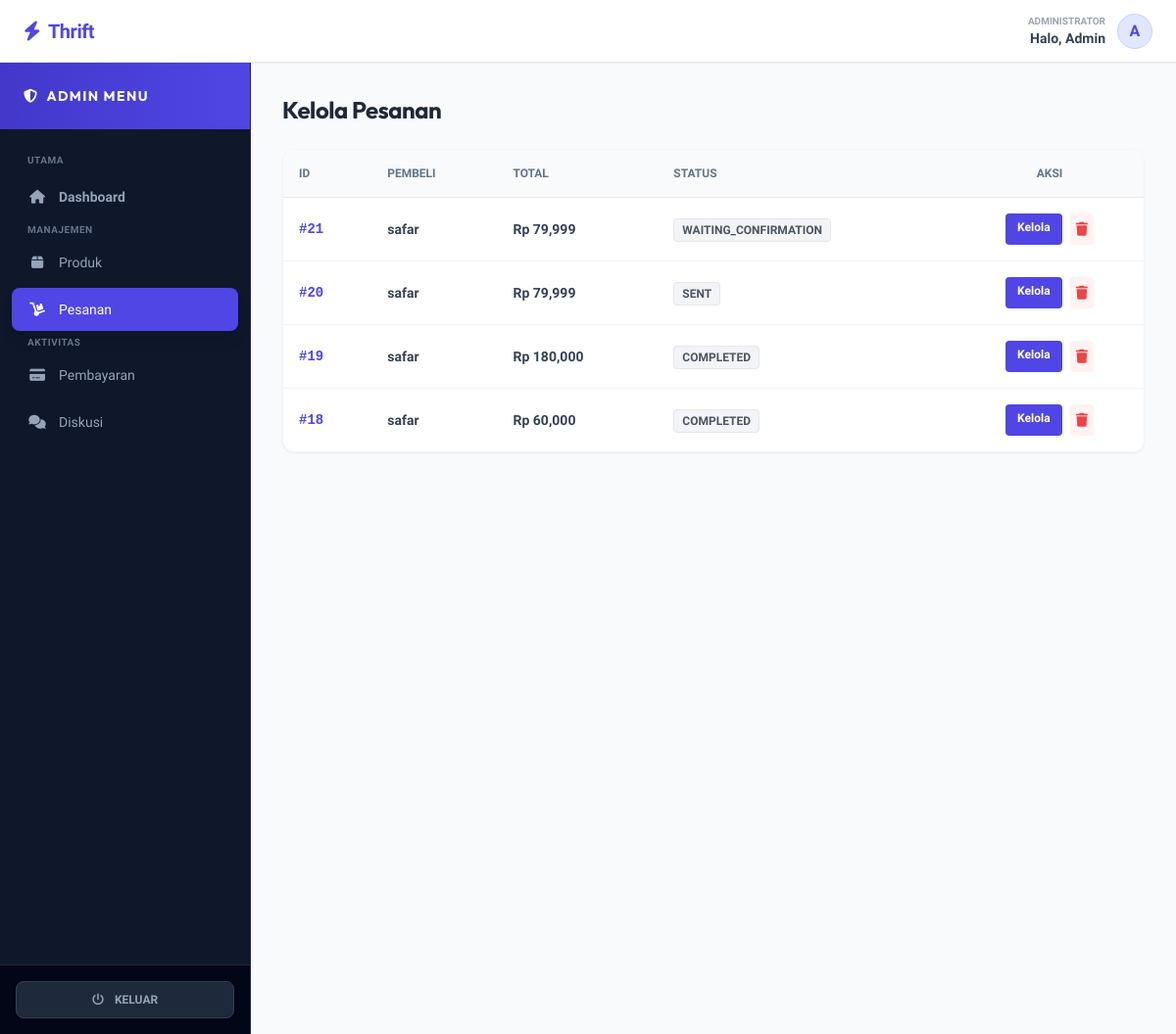
Page /admin/orders (signed in) on the committed database.
### tables this page shows
CREATE TABLE `orders` (
  `id` int(11) NOT NULL,
  `user_id` int(11) NOT NULL,
  `total_price` decimal(10,2) NOT NULL,
  `status` enum('pending','waiting_confirmation','packed','sent','completed','cancelled') DEFAULT 'pending',
  `shipping_address` text DEFAULT NULL,
  `tracking_number` varchar(100) DEFAULT NULL,
  `created_at` timestamp NOT NULL DEFAULT current_timestamp(),
  `payment_method` varchar(50) DEFAULT 'Transfer Bank'
);

CREATE TABLE `users` (
  `id` int(11) NOT NULL,
  `name` varchar(100) NOT NULL,
  `email` varchar(100) NOT NULL,
  `password` varchar(255) NOT NULL,
  `role` enum('admin','user') DEFAULT 'user',
  `created_at` timestamp NOT NULL DEFAULT current_timestamp(),
  `phone` varchar(20) DEFAULT NULL,
  `address` text DEFAULT NULL
);

### app/Controllers/AdminController.php (called while the page is built, shortened)
<?php
class AdminController {
    public function orders() {
        $db = (new Database())->getConnection();
        $stmt = $db->query("SELECT orders.*, users.name as user_name FROM orders JOIN users ON orders.user_id = users.id ORDER BY created_at DESC");
        $orders = $stmt->fetchAll(PDO::FETCH_ASSOC);
        require_once ROOT_PATH . '/views/admin/orders/index.php';
    }
}
?>

### public/index.php (called while the page is built, shortened)
<?php
require_once ROOT_PATH . '/app/Controllers/AdminController.php';
$router = new Router();
$router->add('/', 'HomeController', 'index');
$router->add('/product', 'ProductController', 'detail');
$router->add('/login', 'AuthController', 'login');
$router->add('/register', 'AuthController', 'register');
$router->add('/logout', 'AuthController', 'logout');
$router->add('/account', 'AuthController', 'account');
$router->add('/orders', 'AuthController', 'orders');
$router->add('/profile/edit', 'AuthController', 'editProfile');
$router->add('/profile/update', 'AuthController', 'updateProfile');
$router->add('/cart', 'CartController', 'index');
$router->add('/cart/add', 'CartController', 'add');
$router->add('/cart/remove', 'CartController', 'remove');
$router->add('/cart/clear', 'CartController', 'clear');
$router->add('/cart/buy-now', 'CartController', 'buyNow');
$router->add('/checkout', 'CartController', 'checkout');
$router->add('/checkout/process', 'CartController', 'processCheckout');
$router->add('/payment', 'CartController', 'payment');
$router->add('/order/confirm-payment', 'CartController', 'confirmPayment');
$router->add('/wishlist', 'WishlistController', 'index');
$router->add('/wishlist/toggle', 'WishlistController', 'toggle');
$router->add('/discussion/send', 'DiscussionController', 'send');
$router->add('/review/submit', 'ReviewController', 'submit');
$router->add('/admin', 'AdminController', 'index');
$router->add('/admin/products', 'AdminController', 'products');
$router->add('/admin/create', 'AdminController', 'create');
$router->add('/admin/store', 'AdminController', 'store');
$router->add('/admin/edit', 'AdminController', 'edit');
$router->add('/admin/update', 'AdminController', 'update');
$router->add('/admin/delete', 'AdminController', 'delete');
$router->add('/admin/orders', 'AdminController', 'orders');
$router->add('/admin/order-detail', 'AdminController', 'orderDetail');
$router->add('/admin/order-update', 'AdminController', 'updateOrder');
$router->add('/admin/delete-order', 'AdminController', 'deleteOrder');
$router->add('/admin/order/accept', 'AdminController', 'acceptPayment');
$router->add('/admin/payments', 'AdminController', 'payments');
$router->add('/admin/payments/create', 'AdminController', 'createPayment');
$router->add('/admin/payments/store', 'AdminController', 'storePayment');
$router->add('/admin/payments/edit', 'AdminController', 'editPayment');
$router->add('/admin/payments/update', 'AdminController', 'updatePayment');
$router->add('/admin/payments/delete', 'AdminController', 'deletePayment');
$router->add('/admin/discussions', 'AdminController', 'discussions');
$router->add('/admin/reply', 'AdminController', 'replyChat');
$router->dispatch($_SERVER['REQUEST_URI']);
?>

### views/admin/orders/index.php (the view, shortened to what this page needs)
<?php include ROOT_PATH . '/views/layouts/header.php'; ?>
<div class="flex h-screen pt-16 bg-gray-50 overflow-hidden">
    <?php include ROOT_PATH . '/views/layouts/admin_sidebar.php'; ?>
    <div class="flex-1 flex flex-col lg:ml-64 h-full relative w-full overflow-y-auto custom-scroll">
        <main class="flex-1 p-4 md:p-8 fade-in pb-24">
            <h1 class="text-xl md:text-2xl font-bold text-gray-800 mb-6">Kelola Pesanan</h1>
            <div class="bg-white rounded-xl shadow-sm border border-slate-100 overflow-hidden">
                <div class="overflow-x-auto">
                    <table class="w-full text-left border-collapse min-w-[800px]">
                        <thead class="bg-slate-50 text-slate-500 text-xs uppercase font-bold border-b">
                            <tr><th class="p-4">ID</th><th class="p-4">Pembeli</th><th class="p-4">Total</th><th class="p-4">Status</th><th class="p-4 text-center">Aksi</th></tr>
                        </thead>
                        <tbody class="text-sm divide-y divide-slate-100">
                            <?php foreach($orders as $o): ?>
                            <tr class="hover:bg-slate-50">
                                <td class="p-4 font-mono text-indigo-600 font-bold">#<?= $o['id'] ?></td>
                                <td class="p-4 font-bold text-gray-700"><?= $o['user_name'] ?? 'User' ?></td>
                                <td class="p-4 font-bold text-slate-700">Rp <?= number_format($o['total_price']) ?></td>
                                <td class="p-4">
                                    <span class="bg-gray-100 text-gray-600 px-2 py-1 rounded text-xs font-bold uppercase border"><?= $o['status'] ?></span>
                                </td>
                                <td class="p-4 text-center flex justify-center gap-2">
                                    <a href="/admin/order-detail?id=<?= $o['id'] ?>" class="bg-indigo-600 text-white px-3 py-1.5 rounded text-xs font-bold hover:bg-indigo-700">Kelola</a>
                                    <a href="/admin/delete-order?id=<?= $o['id'] ?>" class="text-red-500 bg-red-50 p-1.5 rounded hover:bg-red-100" data-confirm="Hapus?"><i class="fas fa-trash"></i></a>
                                </td>
                            </tr>
                            <?php endforeach; ?>
                        </tbody>
                    </table>
                </div>
            </div>
        </main>
        <?php include ROOT_PATH . '/views/layouts/footer.php'; ?>

### public/css/style.css (style rules this page uses)
:root { --primary: #4f46e5; --primary-dark: #3730a3; --accent: #f43f5e; --dark: #0f172a; --light: #f8fafc; }
body { font-family: 'Urbanist', sans-serif; background-color: #f8fafc; color: #1e293b; -webkit-font-smoothing: antialiased; overflow-x: hidden; }
h1, h2, h3, h4, h5, h6, .brand-font { font-family: 'Outfit', sans-serif; letter-spacing: -0.02em; }
.fade-in { animation: fadeInUp 0.6s ease-out forwards; opacity: 0; transform: translateY(20px); }

### rows in the picture
orders: id "21", user.name "safar", total_price "79,999", status "WAITING_CONFIRMATION"
orders: id "20", user.name "safar", total_price "79,999", status "SENT"
orders: id "19", user.name "safar", total_price "180,000", status "COMPLETED"
orders: id "18", user.name "safar", total_price "60,000", status "COMPLETED"

### other values in the picture
explode(' ', $_SESSION['name'] ?? 'Admin')[0] "Admin"
